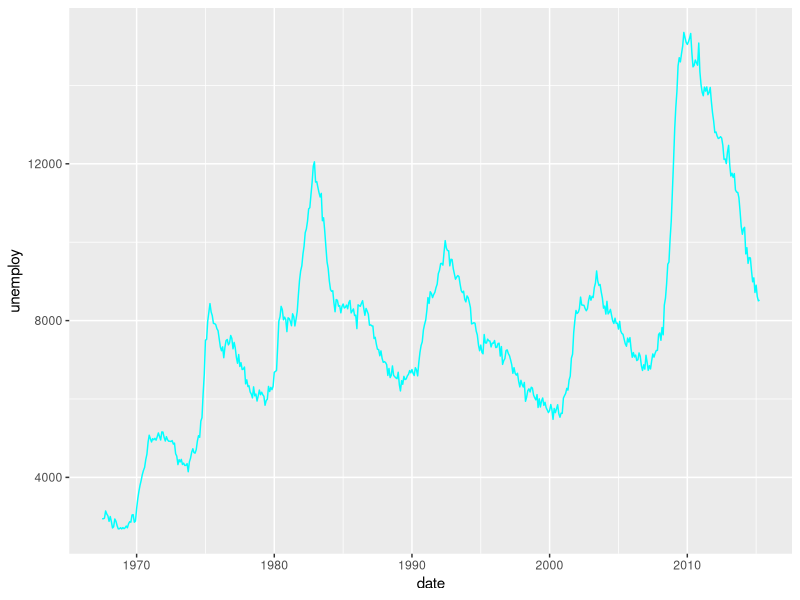
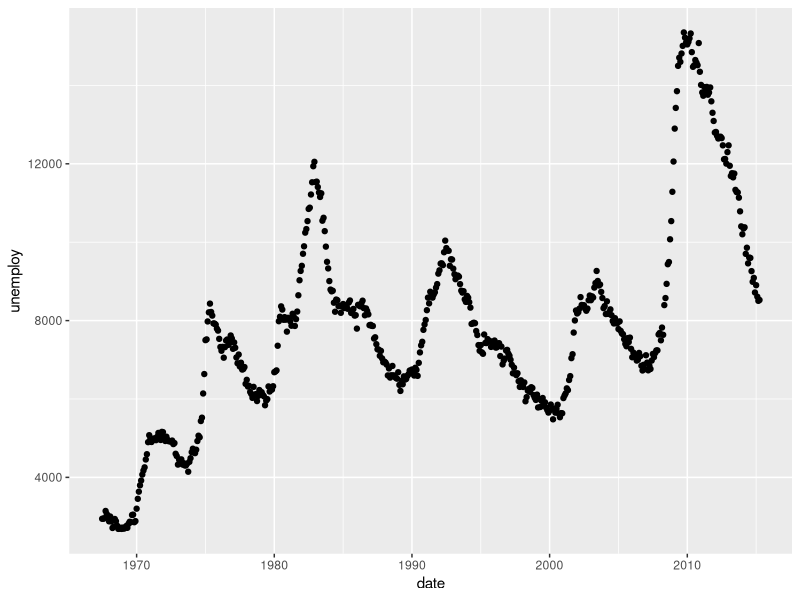
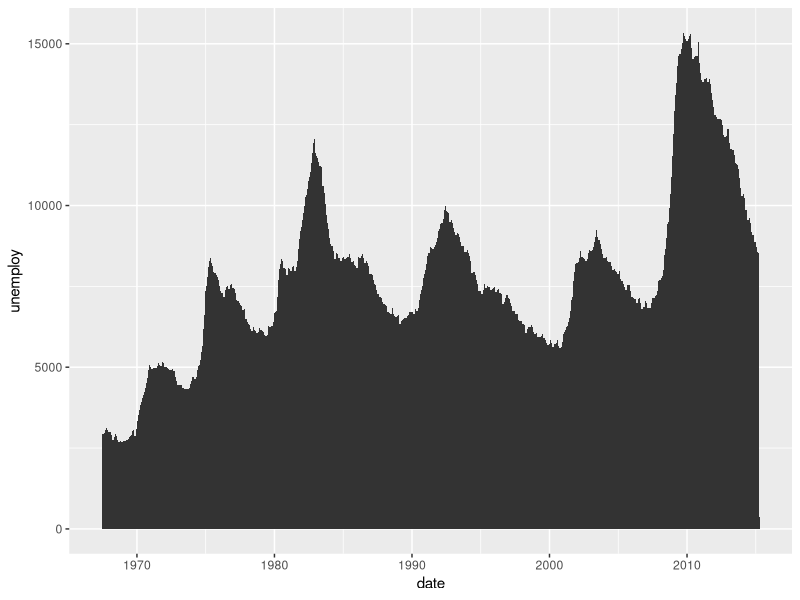
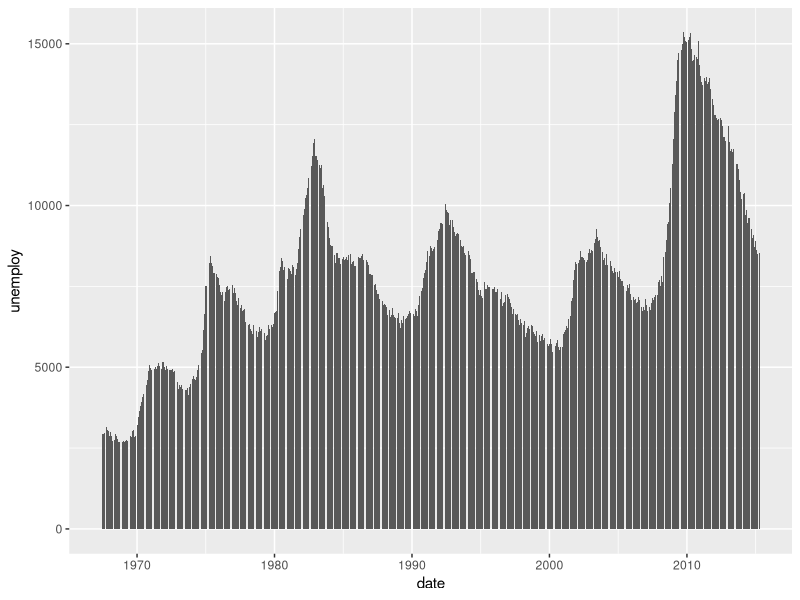

These charts were generated, in order, by the following R code:
#Usando el dataset economics y economics_wide (mirad ambos) de ggplot2 crea:

# 1) en un fichero llamado apartado1.R una gráfica con una línea temporal representando 
# la variable "unemploy" (tiempo = eje X)

library(ggplot2)

economics



ggplot(economics,aes(x=date, y=unemploy)) + geom_line(color="cyan")



#otros tipos de graficos....(para practicar)


ggplot(economics,aes(x=date, y=unemploy)) + geom_point()

ggplot(economics,aes(x=date, y=unemploy)) + geom_area()

ggplot(economics,aes(x=date, y=unemploy)) + geom_col()



       